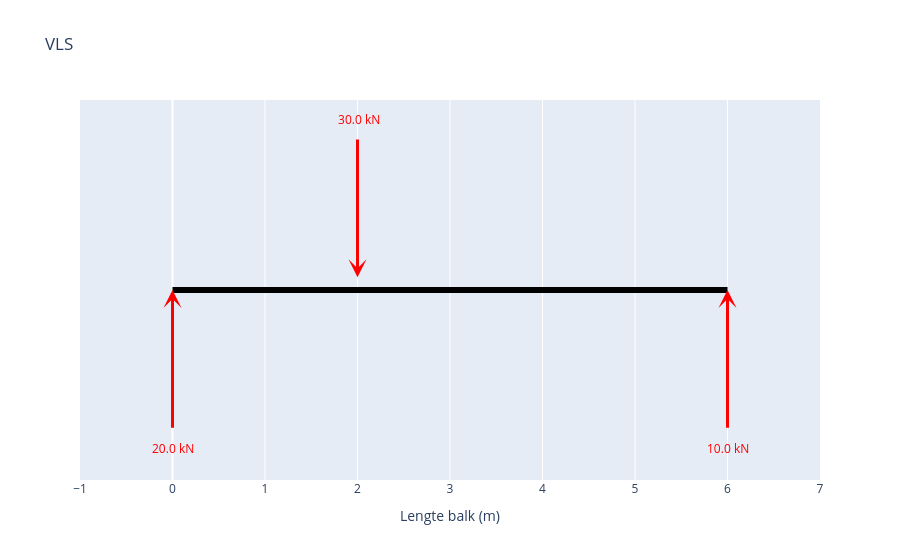

Source (notebook cell):
### Markdown cell above
## Vrij-Lichaam-Schema

### Code cell
fig_vls = maak_vls_plotly()
fig_vls.show()

### Figure 1 — Plotly figure (JSON) as saved in the notebook; plotly's stock layout.template omitted (floating-point values rounded to 4 significant figures)
{"data": [{"hoverinfo": "skip", "line": {"color": "black", "width": 6}, "mode": "lines", "type": "scatter", "x": [0, 6], "y": [0, 0]}], "layout": {"annotations": [{"arrowcolor": "red", "arrowhead": 3, "arrowsize": 1, "arrowwidth": 3, "ax": 2, "axref": "x", "ay": 1.2, "ayref": "y", "showarrow": true, "text": "", "x": 2, "xref": "x", "y": 0.1, "yref": "y"}, {"font": {"color": "red"}, "showarrow": false, "text": " 30.0 kN", "x": 2, "y": 1.35}, {"arrowcolor": "red", "arrowhead": 3, "arrowsize": 1, "arrowwidth": 3, "ax": 0, "axref": "x", "ay": -1.1, "ayref": "y", "showarrow": true, "text": "", "x": 0, "xref": "x", "y": 0, "yref": "y"}, {"font": {"color": "red"}, "showarrow": false, "text": "20.0 kN", "x": 0, "y": -1.25}, {"arrowcolor": "red", "arrowhead": 3, "arrowsize": 1, "arrowwidth": 3, "ax": 6, "axref": "x", "ay": -1.1, "ayref": "y", "showarrow": true, "text": "", "x": 6, "xref": "x", "y": 0, "yref": "y"}, {"font": {"color": "red"}, "showarrow": false, "text": "10.0 kN", "x": 6, "y": -1.25}], "autosize": true, "showlegend": false, "title": {"text": "VLS"}, "xaxis": {"autorange": false, "dtick": 1, "range": [-1, 7], "title": {"text": "Lengte balk (m)"}, "type": "linear"}, "yaxis": {"autorange": false, "range": [-1.5, 1.5], "showgrid": false, "showticklabels": false, "title": {}, "type": "linear", "zeroline": false}}}
